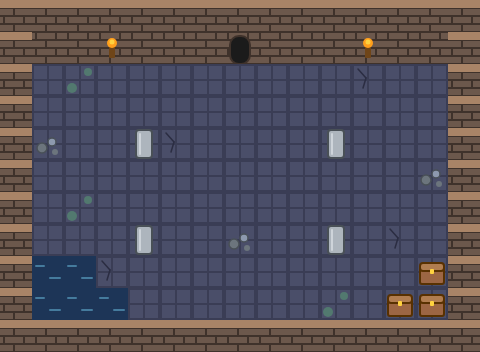

A level layout from a 2D game, rendered from its tile map. Below: a short description, then the map file with its tile-grid data intact:
An orthogonal 15x11 tile map with 32x32 px tiles, 2 tile layers (Floor, Walls) and 2 objects (from_hall, door).

<map version="1.10" tiledversion="1.10.2" orientation="orthogonal" renderorder="right-down" width="15" height="11" tilewidth="32" tileheight="32" infinite="0" nextlayerid="4" nextobjectid="3">
 <editorsettings>
  <export target="../public/assets/maps/cellar.tmj" format="json" />
 </editorsettings>
 <properties>
  <property name="name" value="The Cellar" />
 </properties>
 <tileset firstgid="1" name="dungeon_tiles" tilewidth="32" tileheight="32" tilecount="16" columns="8">
  <image source="../public/assets/tilesets/dungeon_tiles.png" width="256" height="64" />
  <tile id="3">
   <properties>
    <property name="collides" type="bool" value="true" />
   </properties>
  </tile>
  <tile id="4">
   <properties>
    <property name="collides" type="bool" value="true" />
   </properties>
  </tile>
  <tile id="5">
   <properties>
    <property name="collides" type="bool" value="true" />
   </properties>
  </tile>
  <tile id="8">
   <properties>
    <property name="collides" type="bool" value="true" />
   </properties>
  </tile>
  <tile id="10">
   <properties>
    <property name="collides" type="bool" value="true" />
   </properties>
  </tile>
  <tile id="11">
   <properties>
    <property name="collides" type="bool" value="true" />
   </properties>
  </tile>
  <tile id="13">
   <properties>
    <property name="collides" type="bool" value="true" />
   </properties>
  </tile>
  <tile id="15">
   <properties>
    <property name="collides" type="bool" value="true" />
   </properties>
  </tile>
 </tileset>
 <layer id="1" name="Floor" width="15" height="11">
  <data encoding="csv">
3,3,3,3,3,3,3,3,3,3,3,3,3,3,3,
3,3,3,3,3,3,3,3,3,3,3,3,3,3,3,
1,1,3,1,1,1,1,1,1,1,1,2,1,1,1,
1,1,1,1,1,1,1,1,1,1,1,1,1,1,1,
1,13,1,1,1,2,1,1,1,1,3,1,1,1,1,
1,1,1,1,1,1,1,1,1,1,1,1,1,13,1,
1,1,3,1,1,1,1,1,1,1,1,1,1,1,1,
1,1,1,1,1,1,1,13,1,1,1,1,2,1,1,
1,1,1,2,1,1,1,1,1,1,1,1,1,1,1,
1,1,1,1,1,1,1,1,1,1,3,1,1,1,1,
3,3,3,3,3,3,3,3,3,3,3,3,3,3,3
</data>
 </layer>
 <layer id="2" name="Walls" width="15" height="11">
  <data encoding="csv">
5,5,5,5,5,5,5,5,5,5,5,5,5,5,5,
5,4,4,14,4,4,4,7,4,4,4,14,4,4,5,
5,0,0,0,0,0,0,0,0,0,0,0,0,0,5,
5,0,0,0,0,0,0,0,0,0,0,0,0,0,5,
5,0,0,0,12,0,0,0,0,0,12,0,0,0,5,
5,0,0,0,0,0,0,0,0,0,0,0,0,0,5,
5,0,0,0,0,0,0,0,0,0,0,0,0,0,5,
5,0,0,0,12,0,0,0,0,0,12,0,0,0,5,
5,11,11,0,0,0,0,0,0,0,0,0,0,9,5,
5,11,11,11,0,0,0,0,0,0,0,0,9,9,5,
5,5,5,5,5,5,5,5,5,5,5,5,5,5,5
</data>
 </layer>
 <objectgroup id="3" name="Objects">
  <object id="1" name="from_hall" x="240" y="112">
   <point />
  </object>
  <object id="2" name="door" x="224" y="32" width="32" height="32">
   <properties>
    <property name="target" value="hall" />
    <property name="entrance" value="from_cellar" />
   </properties>
  </object>
 </objectgroup>
</map>
